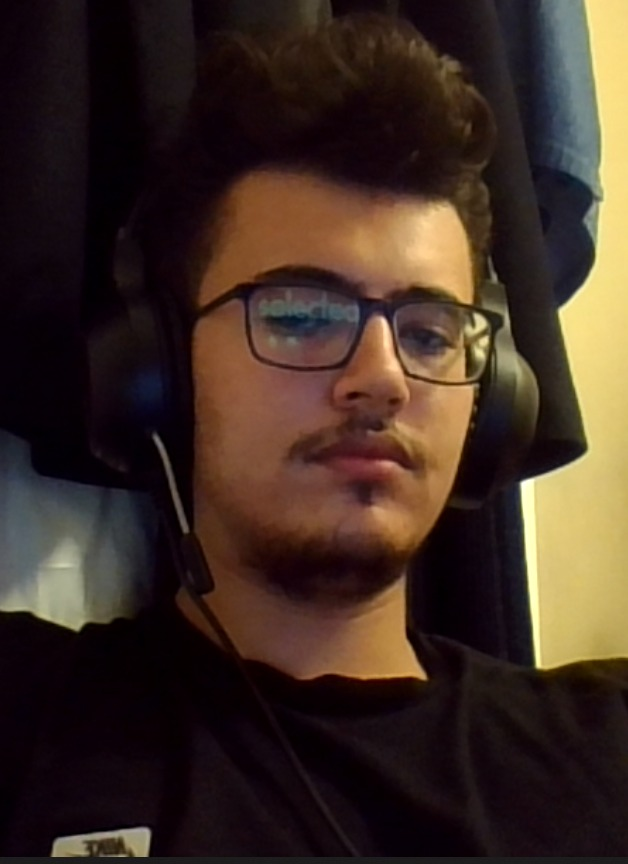
#> input picture face.jpeg, 628 x 864 px
$ python main.py face.jpeg
#> lines starting #> are read from the running program, lines starting #| are printed output that depends on the picture; after the words box and inside, x2 and y2 are one past the last pixel; in counts of white or black regions, pixels touching at a corner belong together
import cv2
import sys
image=sys.argv[1]

face_cascade = cv2.CascadeClassifier('data/frontal.xml')

img = cv2.imread(image)
#> img is the input picture: shape (864, 628, 3); mean B, G, R 36.2, 45.7, 62.6
gray = cv2.cvtColor(img, cv2.COLOR_BGR2GRAY)
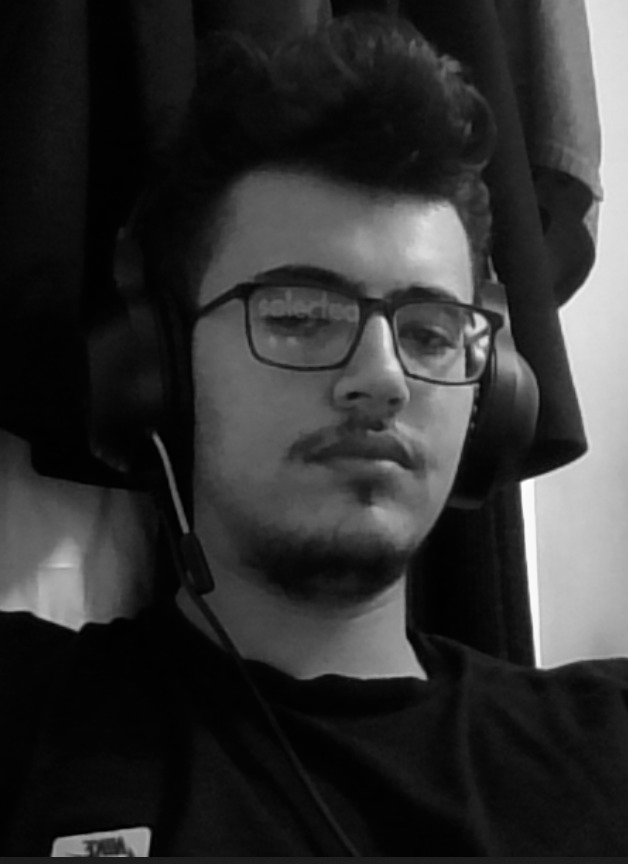
#> gray: shape (864, 628); min 0, max 254, mean 49.6

faces = face_cascade.detectMultiScale(gray, 1.3, 4)
#> faces = [[180, 177, 368, 368]]

for (x, y, w, h) in faces:
    cv2.rectangle(img, (x, y), (x+w, y+h), (255, 0, 0), 2)
#> this loop made 1 pass
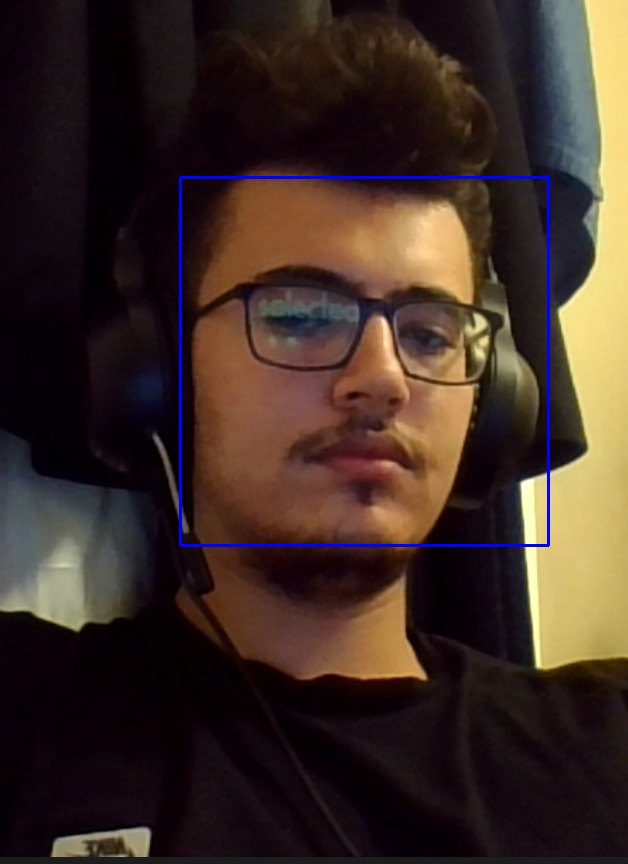
#> img: shape (864, 628, 3); 0.81% of pixels changed, all inside (x1, y1, x2, y2) = (179, 176, 550, 547)

cv2.imshow('face detector by GITSALAH using opencv', img)
cv2.waitKey()
